Frame 1 (no input): blank canvas, image omitted
Frame 60 (no input): blank canvas, image omitted
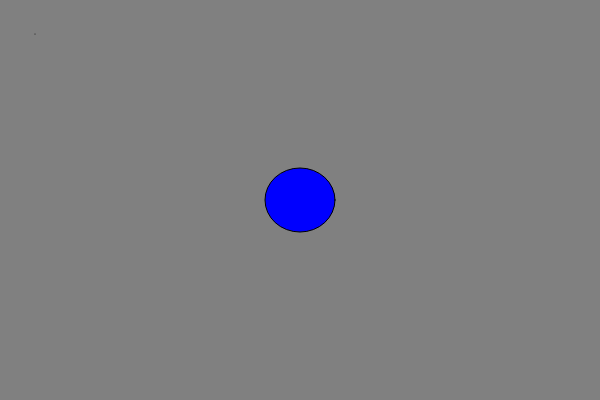
Frame 120 (the mouse pressed at the canvas centre since frame 60)

The p5.js sketch whose frames 1 and 60 were blank and that drew this single picture after the mouse press (run headless with seeded random() and noise() and a simulated clock; from frame 60 on, the mouse is pressed at the canvas centre):

// p5.js sketch
// ── sketch.js
var r = 0;
var b = 255;
var g = 0;
//trying out github

function setup() {
	createCanvas(600,400);
}


function draw() {

	r = map(mouseX, 0, 600, 0 ,255);
	b = map(mouseX, 0, 600, 0, 255);
	g = map(mouseY, 0, 400, 0, 255);
	background(r, g, b);
	
	noFill();
	if(mouseX>150){
	fill(0,255,0);
	}
	
	if(mouseY>150){
		fill(255,0,0);
	}
	
	if(mouseX>150 && mouseY>150){
		fill(0,0,255);
	}
	
	ellipse(mouseX, mouseY, 70, 64);
	point(35, 34);
	

}
